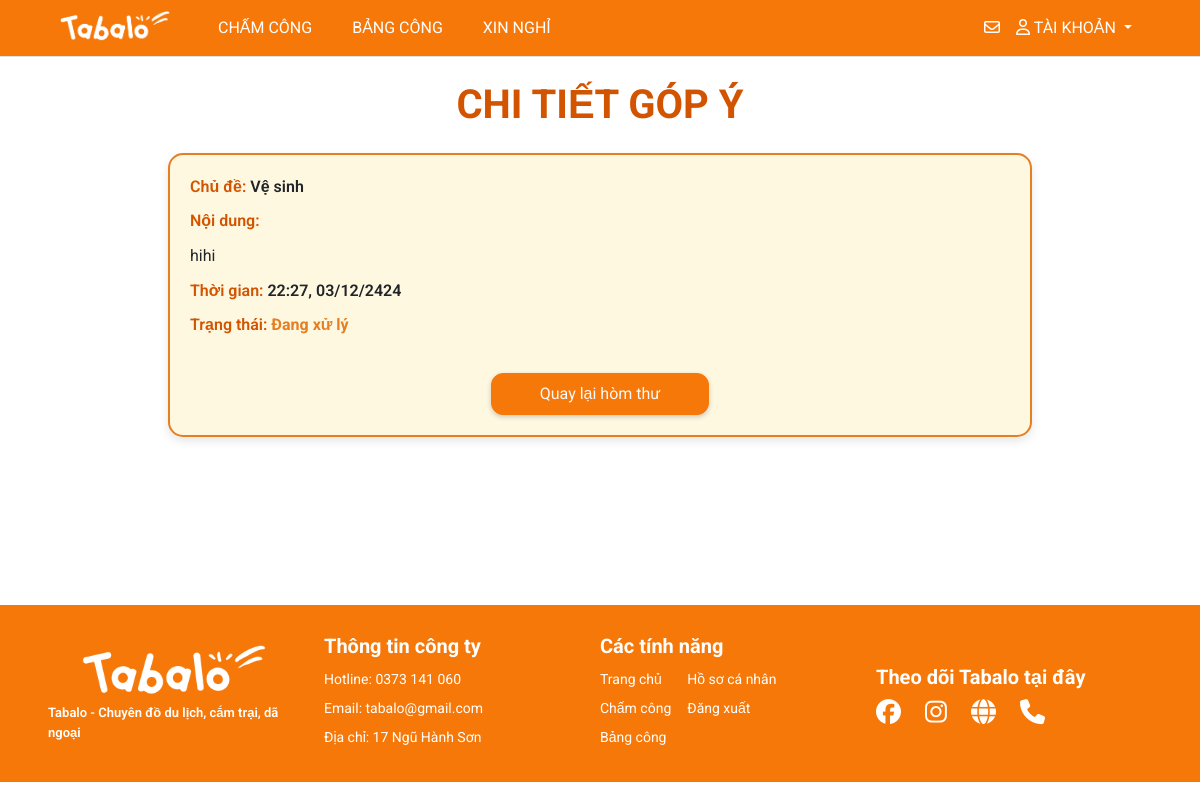
The page /letters/7/ (signed in) on the database as committed earlier.
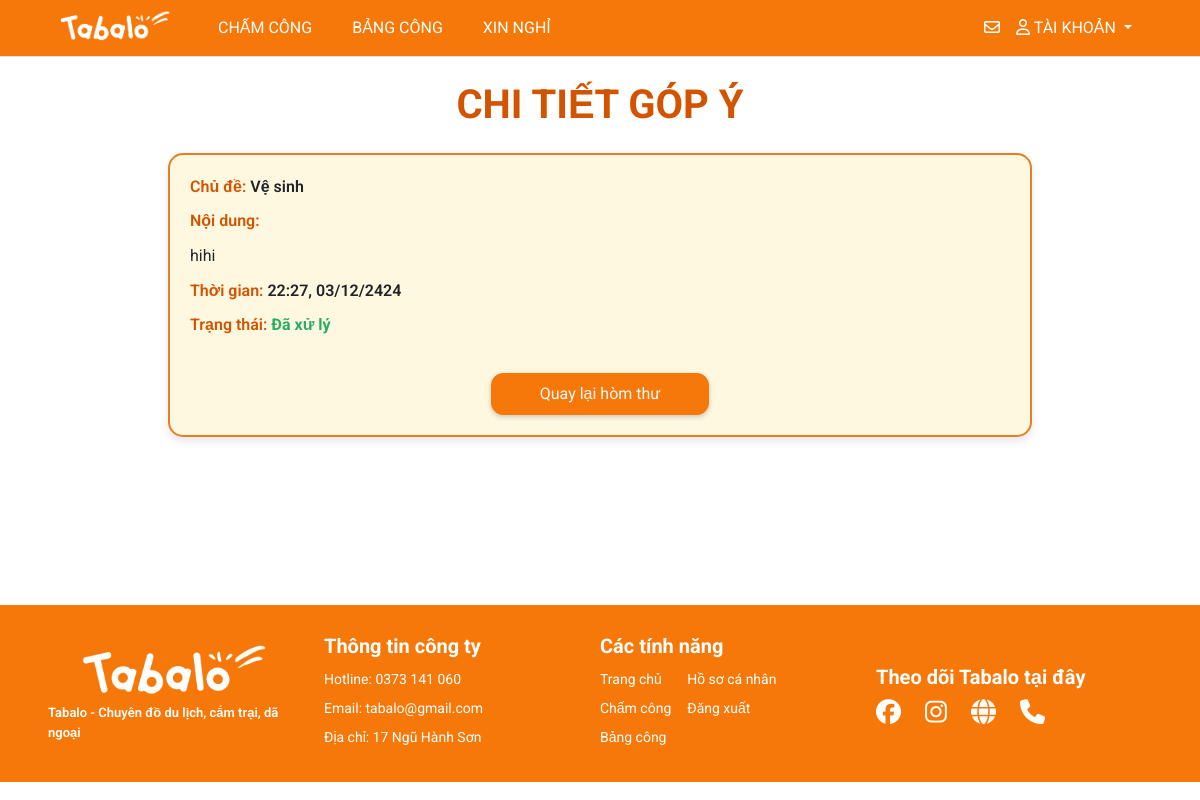
The same page on the database as committed later.
### myapp/models.py (models this page shows, shortened)
class Letter(models.Model):
    user = models.ForeignKey(User, on_delete=models.CASCADE)
    is_anonymous = models.BooleanField(default=False)
    topic = models.ForeignKey(TopicLetter, on_delete=models.CASCADE)
    content = models.TextField()
    status = models.CharField(max_length=30, choices=[('Đang xử lý', 'Đang xử lý'),('Đã xử lý', 'Đã xử lý')], default='Đang xử lý')
    created_at = models.DateTimeField(auto_now_add=True)

class TopicLetter(models.Model):
  name = models.CharField(max_length=50)

### myapp/views.py (the view)
# urls.py: path('letters/<int:idletter>/', views.letter_detail, name='letter-detail'),
def letter_detail(request, idletter):
    try:
        letter = Letter.objects.get(id=idletter)
        if request.user == letter.user or request.user.is_superuser:
            title = 'Chi tiết góp ý'
            if request.POST:
                letter.status = 'Đã xử lý'
                letter.save()
                messages.success(request, 'Đã xử lý thư góp ý')
                return redirect('main-letter')
            return render(request, 'pages/letter_detail.html', {'title': title, 'letter': letter})
        else:
            return redirect('letters')
    except Letter.DoesNotExist:
        return redirect('letters')

### management/context_processors.py (called while the page is built)
def pending_dayoff(request):
  count_pending = DayOffRequest.objects.filter(status='pending').count()
  return {'count_pending': count_pending}

### templates/pages/letter_detail.html (shortened to what this page needs)
{% extends '../layouts/base.html' %}
{% block main %}
<br>
<h1 style="text-align:center; font-size: 2.5rem; font-weight: 700; color: #D35400;" class="mb-4" >CHI TIẾT GÓP Ý</h1>
<div class="container" style="display:flex; justify-content:center;">
  <div style="width: 80%; background-color: #FFF8E1; border: 2px solid #E67E22; border-radius: 15px; padding: 20px; box-shadow: 0 4px 10px rgba(0, 0, 0, 0.1);">
    <div style="font-size: 1rem; font-weight: 600; margin-bottom: 10px;">
      <span style="color: #D35400;">Chủ đề:</span> {{ letter.topic.name }}
    </div>
    <div style="font-size: 1rem; font-weight: 600; margin-bottom: 10px;">
      <span style="color: #D35400;">Nội dung:</span>
      <p style="margin: 10px 0 0; line-height: 1.6; font-weight: 400;">{{ letter.content }}</p>
    </div>
    <div style="font-size: 1rem; font-weight: 600; margin-bottom: 10px;">
      <span style="color: #D35400;">Thời gian:</span> {{ letter.created_at|date:"H:i, d/m/yy" }}
    </div>
    <div style="font-size: 1rem; font-weight: 600; margin-bottom: 20px;">
      <span style="color: #D35400;">Trạng thái:</span>
      <span style="color: {% if letter.status == 'Đang xử lý' %}#E67E22{% else %}#27AE60{% endif %}; font-weight: 700;">
        {{ letter.status }}
      </span>
    </div>
    <center>
      <a href="{% if request.user.is_superuser %}/management/letter/{% else %}/letters/{% endif %}"
         class="btn btn-info bg-btn mt-3 text-light pe-5 ps-5 pt-2 pb-2"
         style="border-radius: 8px; background-color: #3498DB; box-shadow: 0 2px 5px rgba(0, 0, 0, 0.2);">
        {% if request.user.is_superuser %}Quản lý hòm thư{% else %}Quay lại hòm thư{% endif %}
      </a>
    </center>
  </div>
</div>
<br><br>
{% load static %}
{% endblock %}

Rows that differ between the two databases and show on the page:
changed Letter "hihi": status "Đang xử lý" → "Đã xử lý"
